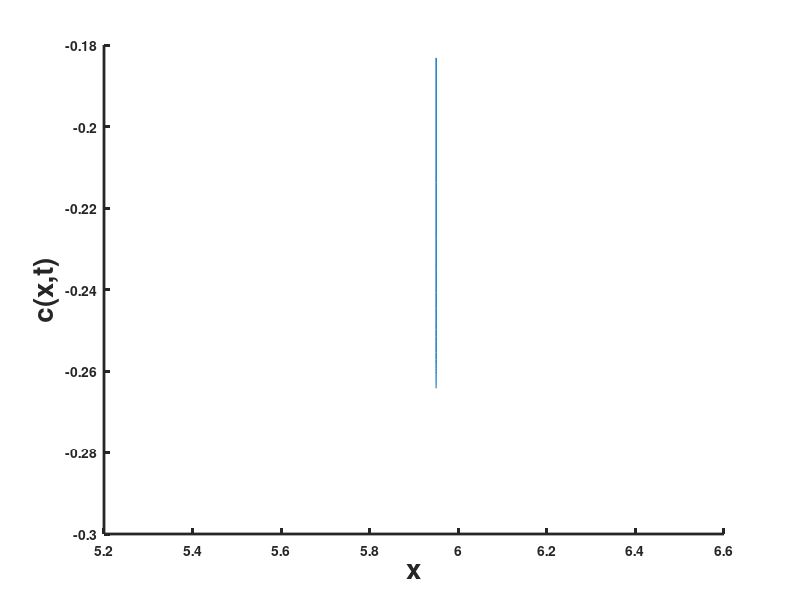

Reproduce this figure in MATLAB.
clear;
clc;
L=3;
D=1/10;
V=0.5;
c0=0.3;
t=[0.05:1/20:3];
x=[0.05:1/10:6];
%%t=t.*0+1*(1/20);
x=(x./x)-1+5.95;
Pe=(V*L)/D;
Tprima=(t.*D)./(L^2);
lamda=Pe/2;
X=x./L;
T=(lamda^2).*Tprima;
cte1=-((2*pi)/(lamda^2));
aux=0;
for n=1:30000
    
    aux=aux+((n*sin(n*pi*X))/(1+(((n^2)*(pi^2))/(lamda^2)))).*(exp(-(1+(((n^2)*(pi^2))/(lamda^2)))*T)-1);

endfor
%finfor  
c=cte1.*aux;
c=c0.*c;
fprintf('Valores De C:');
for i=1:length(t);
  
  fprintf('\n %f',c(i));
  
endfor
%fin for

hold on
plot(x,c,'linewidth',1);
ylabel("c(x,t)","fontweight","bold","fontsize",20);
xlabel("x","fontweight","bold","fontsize",20);
h=get(gcf,"currentaxes");
set(h,"fontweight","bold","linewidth",2);
print('Grafica1_Punto1.jpg','-r300','-djpg','-F:Helvetica:12','-tight');

fprintf('\n fin programa');